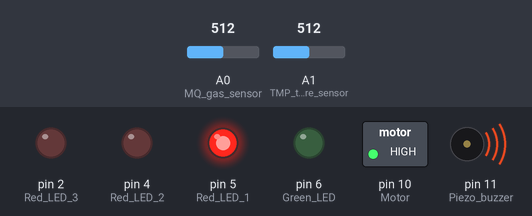
Bench run of a sketch on a simulated Arduino Uno, built with avr-gcc and run on an emulated ATmega328P. Shown: switched loads named in the sketch (green lamp = pin HIGH), output pins drawn as LEDs (lit = HIGH), buzzer (waves = sounding). Inputs (shaded band) come from the test bench; at power-on: A0 (MQ_gas_sensor) = 512, A1 (TMP_temperature_sensor) = 512. What the sketch prints to the serial monitor is not drawn.

Above: at 0.05 s.
At 0.75 s:
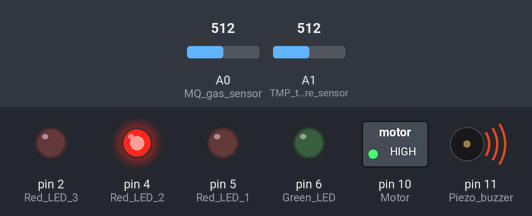
At 1.9 s:
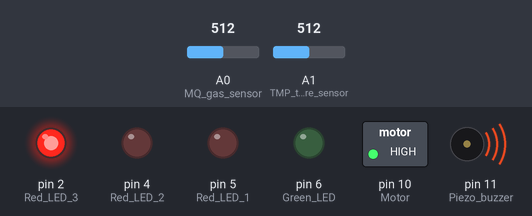
Timing chart, 0 to 3.0 s (numbered marks = the images above):
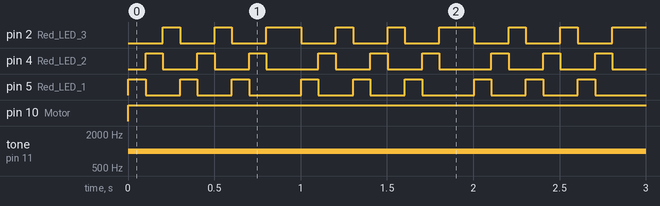

The sketch:

fire_alert_system_stoyan_20261.ino
```cpp
char degree = 176;

void setup() {
  pinMode(5,  OUTPUT);  // Red LED 1
  pinMode(4,  OUTPUT);  // Red LED 2
  pinMode(2,  OUTPUT);  // Red LED 3
  pinMode(6,  OUTPUT);  // Green LED
  pinMode(11, OUTPUT);  // Piezo buzzer
  pinMode(10, OUTPUT);  // Motor / fan
  pinMode(A1, INPUT);   // TMP temperature sensor
  pinMode(A0, INPUT);   // MQ gas sensor
  Serial.begin(9600);
}

void loop() {
  // --- Read temperature ---
  int tmp = analogRead(A1);

   float voltage = tmp * (5.0 / 1023.0);
  float tmpCel = (voltage - 0.5) * 100.0;

  // --- Read gas sensor ---
  float gsense = analogRead(A0);

  // --- Gas raises the temperature reading ---

  Serial.print("\nCelsius: ");
  Serial.print(tmpCel);
  Serial.println(degree);
  Serial.print("Smoke value: ");
  Serial.println(gsense);

  // --- Evaluate alert condition ---
  if (gsense >= 250|| tmpCel>=60) {
    digitalWrite(6, LOW);
    digitalWrite(10, HIGH);
    tone(11, 1000, 1000);
    for (int i = 0; i < 3; i++) {
      digitalWrite(5, HIGH);
      digitalWrite(4, LOW);
      digitalWrite(2, LOW);
      delay(100);
      digitalWrite(5, LOW);
      digitalWrite(4, HIGH);
      digitalWrite(2, LOW);
      delay(100);
      digitalWrite(5, LOW);
      digitalWrite(4, LOW);
      digitalWrite(2, HIGH);
      delay(100);
    }
  } else {
    digitalWrite(5,  LOW);
    digitalWrite(4,  LOW);
    digitalWrite(2,  LOW);
    digitalWrite(10, LOW);
    noTone(11);
    digitalWrite(6, HIGH);
  }
  delay(100);
}
```

Measured:
- by itself, pin 2 (Red_LED_3): repeats every 1.0 s: LOW 0.20 s, HIGH 0.10 s, LOW 0.20 s, HIGH 0.20 s, LOW 0.20 s, HIGH 0.10 s
- by itself, pin 4 (Red_LED_2), pin 5 (Red_LED_1): repeats every 1.0 s: 2 × (LOW 0.20 s, HIGH 0.10 s), LOW 0.30 s, HIGH 0.10 s
- by itself, pin 10 (Motor): LOW → HIGH at 0.00 s
- by itself, tone on pin 11 (Piezo_buzzer): silent → 1000 Hz at 0.00 s
